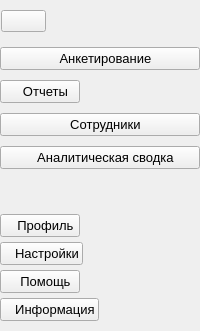
     <widget class="QCustomSlideMenu" name="leftMenu" native="true">
      <property name="styleSheet">
       <string notr="true" />
      </property>
      <layout class="QVBoxLayout" name="verticalLayout">
       <property name="spacing">
        <number>0</number>
       </property>
       <property name="leftMargin">
        <number>0</number>
       </property>
       <property name="topMargin">
        <number>0</number>
       </property>
       <property name="rightMargin">
        <number>0</number>
       </property>
       <property name="bottomMargin">
        <number>5</number>
       </property>
       <item alignment="Qt::AlignLeft|Qt::AlignTop">
        <widget class="QWidget" name="menu" native="true">
         <property name="minimumSize">
          <size>
           <width>46</width>
           <height>42</height>
          </size>
         </property>
         <layout class="QVBoxLayout" name="verticalLayout_2">
          <property name="spacing">
           <number>0</number>
          </property>
          <property name="leftMargin">
           <number>1</number>
          </property>
          <property name="topMargin">
           <number>5</number>
          </property>
          <property name="rightMargin">
           <number>0</number>
          </property>
          <property name="bottomMargin">
           <number>5</number>
          </property>
          <item>
           <widget class="QPushButton" name="menuBtn">
            <property name="toolTip">
             <string>Меню</string>
            </property>
            <property name="text">
             <string />
            </property>
            <property name="icon">
             <iconset resource="../Qss/icons/_icons.qrc">
              <normaloff>:/feather/icons/feather/menu.png</normaloff>:/feather/icons/feather/menu.png</iconset>
            </property>
            <property name="iconSize">
             <size>
              <width>24</width>
              <height>24</height>
             </size>
            </property>
            <property name="autoRepeatDelay">
             <number>302</number>
            </property>
            <property name="flat">
             <bool>false</bool>
            </property>
           </widget>
          </item>
         </layout>
        </widget>
       </item>
       <item alignment="Qt::AlignTop">
        <widget class="QWidget" name="topBtnsWiget" native="true">
         <property name="sizePolicy">
          <sizepolicy hsizetype="Preferred" vsizetype="Preferred">
           <horstretch>0</horstretch>
           <verstretch>0</verstretch>
          </sizepolicy>
         </property>
         <property name="minimumSize">
          <size>
           <width>178</width>
           <height>100</height>
          </size>
         </property>
         <layout class="QVBoxLayout" name="verticalLayout_3">
          <property name="spacing">
           <number>10</number>
          </property>
          <property name="leftMargin">
           <number>0</number>
          </property>
          <property name="topMargin">
           <number>5</number>
          </property>
          <property name="rightMargin">
           <number>0</number>
          </property>
          <property name="bottomMargin">
           <number>0</number>
          </property>
          <item>
           <widget class="QPushButton" name="questionsBtn">
            <property name="font">
             <font>
              <pointsize>10</pointsize>
             </font>
            </property>
            <property name="toolTip">
             <string>Анкетирование</string>
            </property>
            <property name="text">
             <string>   Анкетирование</string>
            </property>
            <property name="icon">
             <iconset resource="../Qss/icons/_icons.qrc">
              <normaloff>:/feather/icons/feather/file-plus.png</normaloff>:/feather/icons/feather/file-plus.png</iconset>
            </property>
            <property name="iconSize">
             <size>
              <width>24</width>
              <height>24</height>
             </size>
            </property>
            <property name="flat">
             <bool>false</bool>
            </property>
           </widget>
          </item>
          <item alignment="Qt::AlignLeft">
           <widget class="QPushButton" name="reportsBtn">
            <property name="font">
             <font>
              <pointsize>10</pointsize>
             </font>
            </property>
            <property name="toolTip">
             <string>Отчеты</string>
            </property>
            <property name="text">
             <string>   Отчеты</string>
            </property>
            <property name="icon">
             <iconset resource="../Qss/icons/_icons.qrc">
              <normaloff>:/feather/icons/feather/archive.png</normaloff>:/feather/icons/feather/archive.png</iconset>
            </property>
            <property name="iconSize">
             <size>
              <width>24</width>
              <height>24</height>
             </size>
            </property>
            <property name="autoDefault">
             <bool>false</bool>
            </property>
            <property name="default">
             <bool>false</bool>
            </property>
            <property name="flat">
             <bool>false</bool>
            </property>
           </widget>
          </item>
          <item>
           <widget class="QPushButton" name="workersBtn">
            <property name="font">
             <font>
              <pointsize>10</pointsize>
             </font>
            </property>
            <property name="toolTip">
             <string>Сотрудники</string>
            </property>
            <property name="text">
             <string>   Сотрудники</string>
            </property>
            <property name="icon">
             <iconset resource="../Qss/icons/_icons.qrc">
              <normaloff>:/feather/icons/feather/users.png</normaloff>:/feather/icons/feather/users.png</iconset>
            </property>
            <property name="iconSize">
             <size>
              <width>24</width>
              <height>24</height>
             </size>
            </property>
           </widget>
          </item>
          <item>
           <widget class="QPushButton" name="analysisBtn">
            <property name="font">
             <font>
              <pointsize>10</pointsize>
             </font>
            </property>
            <property name="toolTip">
             <string>Аналитическая сводка</string>
            </property>
            <property name="text">
             <string>   Аналитическая сводка</string>
            </property>
            <property name="icon">
             <iconset resource="../Qss/icons/_icons.qrc">
              <normaloff>:/feather/icons/feather/pie-chart.png</normaloff>:/feather/icons/feather/pie-chart.png</iconset>
            </property>
            <property name="iconSize">
             <size>
              <width>24</width>
              <height>24</height>
             </size>
            </property>
            <property name="flat">
             <bool>false</bool>
            </property>
           </widget>
          </item>
         </layout>
        </widget>
       </item>
       <item>
        <spacer name="verticalSpacer">
         <property name="orientation">
          <enum>Qt::Vertical</enum>
         </property>
         <property name="sizeHint" stdset="0">
          <size>
           <width>20</width>
           <height>40</height>
          </size>
         </property>
        </spacer>
       </item>
       <item alignment="Qt::AlignBottom">
        <widget class="QWidget" name="bottomBtnsWidget" native="true">
         <property name="sizePolicy">
          <sizepolicy hsizetype="Preferred" vsizetype="Preferred">
           <horstretch>0</horstretch>
           <verstretch>0</verstretch>
          </sizepolicy>
         </property>
         <property name="minimumSize">
          <size>
           <width>100</width>
           <height>100</height>
          </size>
         </property>
         <layout class="QVBoxLayout" name="verticalLayout_4">
          <property name="spacing">
           <number>5</number>
          </property>
          <property name="sizeConstraint">
           <enum>QLayout::SetDefaultConstraint</enum>
          </property>
          <property name="leftMargin">
           <number>0</number>
          </property>
          <property name="topMargin">
           <number>5</number>
          </property>
          <property name="rightMargin">
           <number>0</number>
          </property>
          <property name="bottomMargin">
           <number>5</number>
          </property>
          <item alignment="Qt::AlignLeft">
           <widget class="QPushButton" name="prifileBtn">
            <property name="font">
             <font>
              <pointsize>10</pointsize>
             </font>
            </property>
            <property name="toolTip">
             <string>Профиль</string>
            </property>
            <property name="text">
             <string>   Профиль</string>
            </property>
            <property name="icon">
             <iconset resource="../Qss/icons/_icons.qrc">
              <normaloff>:/feather/icons/feather/user.png</normaloff>:/feather/icons/feather/user.png</iconset>
            </property>
            <property name="iconSize">
             <size>
              <width>24</width>
              <height>24</height>
             </size>
            </property>
            <property name="flat">
             <bool>false</bool>
            </property>
           </widget>
          </item>
          <item alignment="Qt::AlignLeft">
           <widget class="QPushButton" name="settingsBtn">
            <property name="font">
             <font>
              <pointsize>10</pointsize>
             </font>
            </property>
            <property name="toolTip">
             <string>Настройки</string>
            </property>
            <property name="text">
             <string>   Настройки</string>
            </property>
            <property name="icon">
             <iconset resource="../Qss/icons/_icons.qrc">
              <normaloff>:/feather/icons/feather/settings.png</normaloff>:/feather/icons/feather/settings.png</iconset>
            </property>
            <property name="iconSize">
             <size>
              <width>24</width>
              <height>24</height>
             </size>
            </property>
            <property name="flat">
             <bool>false</bool>
            </property>
           </widget>
          </item>
          <item alignment="Qt::AlignLeft">
           <widget class="QPushButton" name="helpBtn">
            <property name="font">
             <font>
              <pointsize>10</pointsize>
             </font>
            </property>
            <property name="toolTip">
             <string>Помощь</string>
            </property>
            <property name="text">
             <string>   Помощь</string>
            </property>
            <property name="icon">
             <iconset resource="../Qss/icons/_icons.qrc">
              <normaloff>:/feather/icons/feather/help-circle.png</normaloff>:/feather/icons/feather/help-circle.png</iconset>
            </property>
            <property name="iconSize">
             <size>
              <width>24</width>
              <height>24</height>
             </size>
            </property>
            <property name="flat">
             <bool>false</bool>
            </property>
           </widget>
          </item>
          <item alignment="Qt::AlignLeft">
           <widget class="QPushButton" name="infoBtn">
            <property name="font">
             <font>
              <pointsize>10</pointsize>
             </font>
            </property>
            <property name="toolTip">
             <string>Информация</string>
            </property>
            <property name="text">
             <string>   Информация</string>
            </property>
            <property name="icon">
             <iconset resource="../Qss/icons/_icons.qrc">
              <normaloff>:/feather/icons/feather/info.png</normaloff>:/feather/icons/feather/info.png</iconset>
            </property>
            <property name="iconSize">
             <size>
              <width>24</width>
              <height>24</height>
             </size>
            </property>
            <property name="flat">
             <bool>false</bool>
            </property>
           </widget>
          </item>
         </layout>
        </widget>
       </item>
      </layout>
      <zorder>topBtnsWiget</zorder>
      <zorder>menu</zorder>
      <zorder>bottomBtnsWidget</zorder>
      <zorder>verticalSpacer</zorder>
     </widget>
